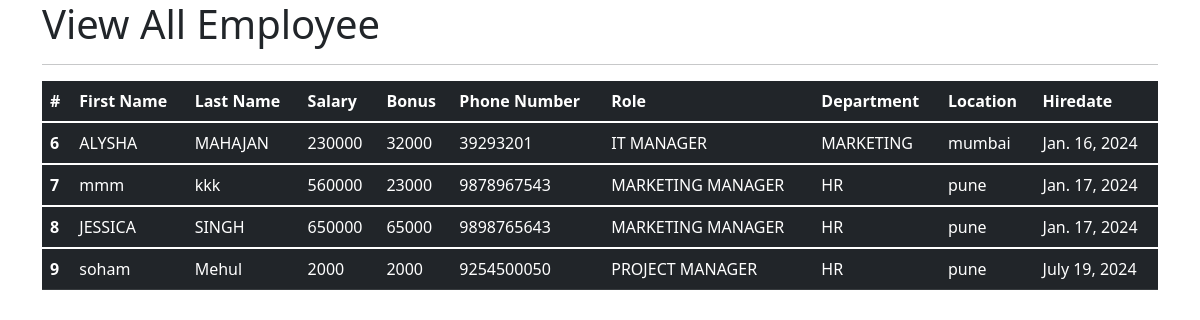
The app's page /all_emp with its own data.
### emp_app/models.py (models this page shows, shortened)
class Employee(models.Model):
    first_name = models.CharField(max_length=100,null=False)
    last_name = models.CharField(max_length=100)
    dept = models.ForeignKey(Department, on_delete = models.CASCADE)
    salary = models.IntegerField(default = 0)
    bonus = models.IntegerField(default = 0)
    role = models.ForeignKey(Role,on_delete = models.CASCADE)
    phone = models.IntegerField(default=0)
    hire_date = models.DateField()
    def __str__(self):
        return "%s %s %s" %(self.first_name,self.last_name,self.phone)

class Role(models.Model):
    id = models.IntegerField(default = 0,primary_key=True)
    name = models.CharField(max_length=100,null=False)

class Department(models.Model):
     id = models.IntegerField(default = 0,primary_key=True)
     name = models.CharField(max_length=100,null=False)
     location = models.CharField(max_length=100)

### emp_app/views.py (the view)
# urls.py: path('all_emp', views.all_emp, name='all_emp'),
def all_emp(request):
    emps = Employee.objects.all()
    context = {
        'emps': emps
    }
    print(context)
    return render(request, 'all_emp.html', context)

### emp_app/templates/all_emp.html (shortened to what this page needs)
<!DOCTYPE html>
<html lang="en">
<head>
    <link href="https://cdn.jsdelivr.net/npm/bootstrap@5.1.3/dist/css/bootstrap.min.css" rel="stylesheet">
</head>
<body>
    <div class = "container">
        <h1>View All Employee</h1>
        <hr>
     <table class="table table-dark">
  <thead>
    <tr>
      <th scope="col">#</th>
      <th scope="col">First Name</th>
      <th scope="col">Last Name</th>
      <th scope="col">Salary</th>
      <th scope="col">Bonus</th>
      <th scope="col">Phone Number</th>
      <th scope="col">Role</th>
      <th scope="col">Department</th>
      <th scope="col">Location</th>
      <th scope="col">Hiredate</th>
    </tr>
  </thead>
         {% for emp in emps %}
  <tbody>
    <tr>
      <th scope="row">{{emp.id}}</th>
      <td>{{emp.first_name}}</td>
      <td>{{emp.last_name}}</td>
      <td>{{emp.salary}}</td>
      <td>{{emp.bonus}}</td>
      <td>{{emp.phone}}</td>
      <td>{{emp.role.name}}</td>
      <td>{{emp.dept.name}}</td>
      <td>{{emp.dept.location}}</td>
      <td>{{emp.hire_date}}</td>
    </tr>
  </tbody>
         {% endfor %}
</table>
  </div>
</body>
</html>

### records on screen
Employee: id "6", first_name "ALYSHA", last_name "MAHAJAN", salary "230000", bonus "32000", phone "39293201", role.name "IT MANAGER", dept.name "MARKETING", dept.location "mumbai", hire_date "Jan. 16, 2024"
Employee: id "7", first_name "mmm", last_name "kkk", salary "560000", bonus "23000", phone "9878967543", role.name "MARKETING MANAGER", dept.name "HR", dept.location "pune", hire_date "Jan. 17, 2024"
Employee: id "8", first_name "JESSICA", last_name "SINGH", salary "650000", bonus "65000", phone "9898765643", role.name "MARKETING MANAGER", dept.name "HR", dept.location "pune", hire_date "Jan. 17, 2024"
Employee: id "9", first_name "soham", last_name "Mehul", salary "2000", bonus "2000", phone "9254500050", role.name "PROJECT MANAGER", dept.name "HR", dept.location "pune", hire_date "July 19, 2024"
